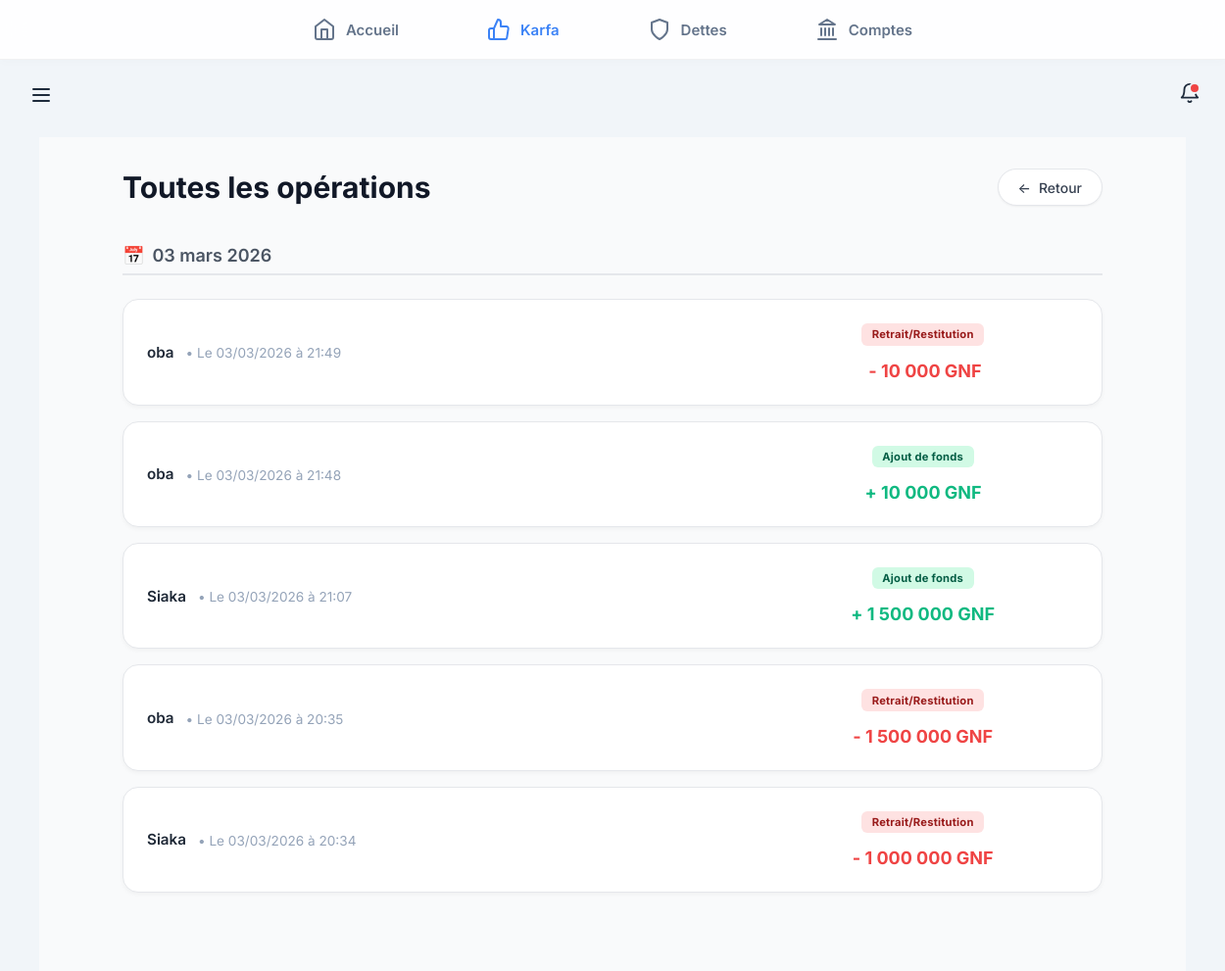
The page /karfa/operations/ (signed in) on the database its author committed.
### backend/modules/karfa/models/mouvement.py (models this page shows, shortened)
class MouvementKarfa(models.Model):
    TYPE_CREATION = 'CREATION'
    TYPE_AJOUT = 'AJOUT'
    TYPE_RETRAIT = 'RETRAIT'
    TYPE_ANNULATION = 'ANNULATION'
    CHOIX_TYPE = [
        (TYPE_CREATION, 'Création'),
        (TYPE_AJOUT, 'Ajout de fonds'),
        (TYPE_RETRAIT, 'Retrait/Restitution'),
        (TYPE_ANNULATION, 'Annulation'),
    ]
    id = models.UUIDField(
        primary_key=True,
        default=uuid.uuid4,
        editable=False,
        verbose_name='ID'
    )
    karfa = models.ForeignKey(
        'karfa.Karfa',  # Import différé pour éviter circularité
        on_delete=models.CASCADE,
        related_name='mouvements',
        verbose_name='Karfa'
    )
    type = models.CharField(
        max_length=20,
        choices=CHOIX_TYPE,
        verbose_name='Type de mouvement'
    )
    montant = models.DecimalField(
        max_digits=15,
        decimal_places=0,
        verbose_name='Montant (GNF)'
    )
    solde_apres = models.DecimalField(
        max_digits=15,
        decimal_places=0,
        verbose_name='Solde après opération (GNF)'
    )
    date = models.DateTimeField(
        auto_now_add=True,
        verbose_name='Date du mouvement'
    )
    note = models.TextField(
        blank=True,
        verbose_name='Note/Commentaire'
    )
    cree_par = models.ForeignKey(
        User,
        on_delete=models.SET_NULL,
        null=True,
        blank=True,
        related_name='mouvements_karfa',
        verbose_name='Créé par'
    )
    justificatif = models.ImageField(
        upload_to='karfa/mouvements/%Y/%m/',
        null=True,
        blank=True,
        verbose_name='Justificatif'
    )
    class Meta:
        verbose_name = 'Mouvement de Karfa'
        verbose_name_plural = 'Mouvements de Karfa'
        ordering = ['-date']
        indexes = [
            models.Index(fields=['karfa', '-date']),
            models.Index(fields=['type', 'date']),
        ]

### backend/modules/karfa/models/karfa_model.py (models this page shows, shortened)
class Karfa(models.Model):
    STATUT_ACTIF = 'ACTIF'
    STATUT_PARTIELLEMENT_RENDU = 'PARTIELLEMENT_RENDU'
    STATUT_RENDU_TOTAL = 'RENDU_TOTAL'
    STATUT_EN_LITIGE = 'EN_LITIGE'
    CHOIX_STATUT = [
        (STATUT_ACTIF, 'En main'),
        (STATUT_PARTIELLEMENT_RENDU, 'Partiellement rendu'),
        (STATUT_RENDU_TOTAL, 'Rendu totalement'),
        (STATUT_EN_LITIGE, 'En litige'),
    ]
    id = models.UUIDField(
        primary_key=True,
        default=uuid.uuid4,
        editable=False,
        verbose_name='ID'
    )
    beneficiaire = models.CharField(
        max_length=100,
        verbose_name='Bénéficiaire'
    )
    montant_initial = models.DecimalField(
        max_digits=12,
        decimal_places=0,
        validators=[MinValueValidator(0)],
        verbose_name='Montant initial (GNF)'
    )
    montant_actuel = models.DecimalField(
        max_digits=12,
        decimal_places=0,
        validators=[MinValueValidator(0)],
        default=0,
        verbose_name='Montant actuel (GNF)'
    )
    devise = models.CharField(
        max_length=3,
        default='GNF',
        editable=False,
        verbose_name='Devise'
    )
    date_creation = models.DateTimeField(
        auto_now_add=True,
        verbose_name='Date de création'
    )
    date_rendu_total = models.DateTimeField(
        null=True,
        blank=True,
        verbose_name='Date de restitution totale'
    )
    statut = models.CharField(
        max_length=20,
        choices=CHOIX_STATUT,
        default=STATUT_ACTIF,
        verbose_name='Statut'
    )
    motif = models.TextField(
        blank=True,
        verbose_name='Motif du dépôt'
    )
    justificatif = models.ImageField(
        upload_to='karfa/justificatifs/%Y/%m/',
        null=True,
        blank=True,
        verbose_name='Justificatif (photo/reçu)'
    )
    archive = models.BooleanField(
        default=False,
        verbose_name='Archivé'
    )
    date_archivage = models.DateTimeField(
        null=True,
        blank=True,
        verbose_name='Date d\'archivage'
    )
    cree_par = models.ForeignKey(
        User,
        on_delete=models.SET_NULL,
        null=True,
        related_name='karfas_crees',
        verbose_name='Créé par'
    )
    class Meta:
        verbose_name = 'Karfa'
        verbose_name_plural = 'Karfas'
        ordering = ['-date_creation']
        constraints = [
            models.UniqueConstraint(
                fields=['beneficiaire', 'motif', 'date_creation'],
                name='unique_karfa_par_beneficiaire_motif_date',
                condition=models.Q(archive=False)
            )
        ]

### backend/modules/karfa/views/operations.py (the view)
# urls.py: path('operations/', toutes_operations, name='toutes_operations'),
@login_required
def toutes_operations(request):
    operations = MouvementKarfa.objects.filter(karfa__cree_par=request.user).order_by('-date')
    return render(request, 'modules/karfa/operations.html', {'operations': operations})

### backend/modules/core/templatetags/custom_filters.py (called while the page is built)
@register.filter
def milliers(value):
    try:
        num = float(value)
        if num == int(num):
            return f"{int(num):,}".replace(",", " ")
        return f"{num:,.3f}".rstrip('0').rstrip('.').replace(",", " ").replace(".", ",")
    except:
        return value

### frontend/templates/modules/karfa/operations.html (shortened to what this page needs)
{% extends 'base.html' %}
{% load static %}
{% load custom_filters %}
{% block content %}
<link rel="stylesheet" href="{% static 'css/karfa.css' %}">
<div class="operations-container">
    <div class="wrapper">
        <header class="page-header">
            <h1 class="page-title">Toutes les opérations</h1>
            <a href="javascript:history.back()" class="btn-light">
                <span>&larr;</span> Retour
            </a>
        </header>
        {% regroup operations|dictsortreversed:"date" by date|date:"d F Y" as operations_par_date %}
        {% for groupe in operations_par_date %}
        <div class="date-group">
            <div class="date-header">
                <span>📅</span> {{ groupe.grouper }}
            </div>
            <div class="operations-list">
                {% for op in groupe.list %}
                <div class="operations-card">
                    <div class="op-left">
                        <span class="op-beneficiary">{{ op.karfa.beneficiaire|default:"Bénéficiaire" }}</span>
                        <span class="op-time" style="color: #94a3b8; font-size: 0.85em;">• Le {{ op.date|date:"d/m/Y à H:i" }}</span>
                    </div>
                    <div class="op-right" style="gap: 15px;">
                        {% if op.type == 'AJOUT' %}
                        <span class="op-type type-ajout" style="white-space: nowrap;">{{ op.get_type_display|default:"AJOUT" }}</span>
                        <span class="op-amount amount-positive" style="white-space: nowrap;">+ {{ op.montant|default:0|milliers }} GNF</span>
                        {% else %}
                        <span class="op-type type-retrait" style="white-space: nowrap;">{{ op.get_type_display|default:"RETRAIT" }}</span>
                        <span class="op-amount amount-negative" style="white-space: nowrap;">- {{ op.montant|default:0|milliers }} GNF</span>
                        {% endif %}
                    </div>
                </div>
                {% endfor %}
            </div>
        </div>
        {% endfor %}
    </div>
</div>
{% endblock %}

### frontend/static/css/base.css (style rules this page uses)
:root { --bg-global: #f1f5f9; --bg-card: #ffffff; --primary: #3b82f6; --text-main: #1e2b3c; --text-muted: #64748b; --nav-height: 60px; --radius-xl: 20px; --radius-md: 12px; --shadow-subtle: 0 4px 15px rgba(0, 0, 0, 0.04); --shadow-hover: 0 8px 25px rgba(0, 0, 0, 0.08); }
body { background-color: var(--bg-global) !important; margin: 0; padding: 0; font-family: 'Inter', sans-serif; color: var(--text-main); padding-bottom: calc(var(--nav-height) + 20px); -webkit-tap-highlight-color: transparent; }
@media (min-width: 768px) { body { padding-bottom: 0; padding-top: calc(var(--nav-height) + 80px); } }

### frontend/static/css/core.css (style rules this page uses)
.page-header { display: flex; justify-content: space-between; align-items: center; margin-bottom: 2rem; }
.page-title { font-size: 1.875rem; font-weight: 700; color: #111827; margin: 0; }
:root { --color-primary-green: #27ae60; --color-primary-dark: #1e2b3c; --color-bg-light: #f8fafc; --color-text-body: #64748b; }
:root { --color-primary-green: #27ae60; --color-primary-dark: #1e2b3c; --color-bg-light: #f8fafc; --color-text-body: #64748b; --color-error: #ef4444; }
.op-left { display: flex; align-items: center; gap: 15px; }
.op-type { font-size: 14px; font-weight: 600; color: var(--text-main); }
.op-right { text-align: right; display: flex; flex-direction: column; align-items: flex-end; }
.op-amount { font-size: 15px; font-weight: 700; color: var(--text-main); }
.op-time { font-size: 11px; color: var(--text-muted); margin-top: 2px; }

### rows shown on the page
MouvementKarfa: karfa.beneficiaire "oba", date "03/03/2026 à 21:49", type "Retrait/Restitution", montant|milliers "10 000"
MouvementKarfa: karfa.beneficiaire "oba", date "03/03/2026 à 21:48", type "Ajout de fonds", montant|milliers "10 000"
MouvementKarfa: karfa.beneficiaire "Siaka", date "03/03/2026 à 21:07", type "Ajout de fonds", montant|milliers "1 500 000"
MouvementKarfa: karfa.beneficiaire "oba", date "03/03/2026 à 20:35", type "Retrait/Restitution", montant|milliers "1 500 000"
MouvementKarfa: karfa.beneficiaire "Siaka", date "03/03/2026 à 20:34", type "Retrait/Restitution", montant|milliers "1 000 000"

### other values the page prints
{{ groupe.grouper }} "03 mars 2026"
